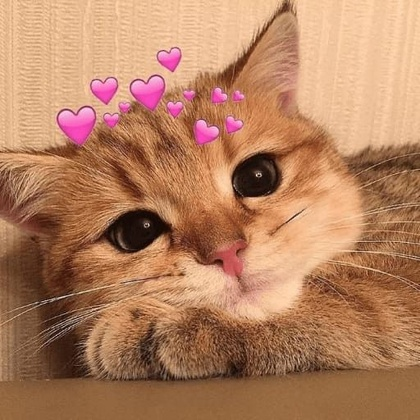
%> input picture Octave/test_img/cat.jpg, 420 x 420 px, shrunk from 512 x 512 before the run
$ octave zad3.m   (GNU Octave 9; MATLAB toolbox functions it lacks are replaced by stand-ins)
%> lines starting %> are read from the running program, lines starting %| are printed output that depends on the picture; in (x1, y1, x2, y2) boxes, pixels count from 0 and x2, y2 are one past the last pixel; in counts of white or black regions, pixels touching at a corner belong together; the program's own positions count from 1
# Za?aduj obraz RGB do Octave뭓.
# Zmodyfikuj macierz tak, aby wszystkie piksele w kolumnach
# od 30 do 50 sta?y si? niebieskie.
# Zapisz wynik.

CAT = imread('test_img/cat.jpg');
%> CAT is the input picture: size 420x420x3 uint8; mean R, G, B 180.4, 129.1, 95.8

[liczba_wierszy, liczba_kolumn, liczba_warstw] = size(CAT);
%> liczba_wierszy = 420; liczba_kolumn = 420; liczba_warstw = 3

red = CAT(:,:,1);
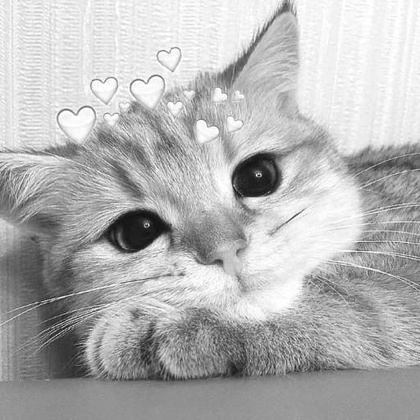
%> red: size 420x420 uint8; min 15, max 255, mean 180.4
green = CAT(:,:,2);
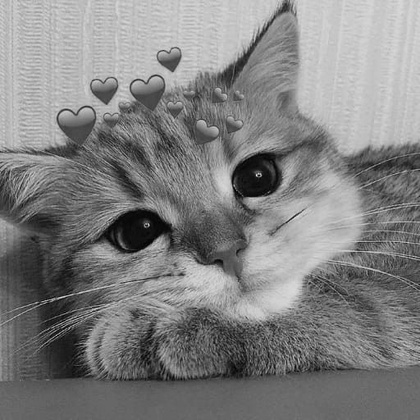
%> green: size 420x420 uint8; min 0, max 240, mean 129.1
blue = CAT(:,:,3);
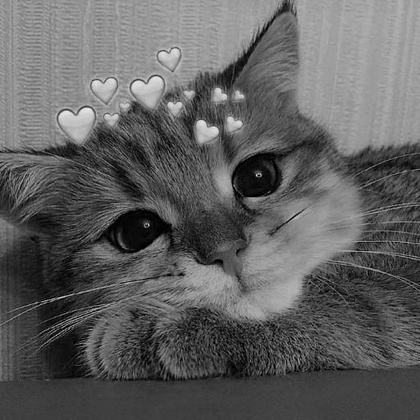
%> blue: size 420x420 uint8; min 0, max 236, mean 95.8

for y = 1:liczba_wierszy
  for x = 30:50
    red(y, x) = 0;
    green(y, x) = 0;
    blue(y, x) = 255;
  end
end
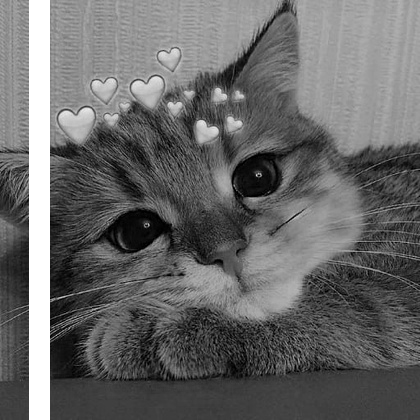
%> blue: size 420x420 uint8; 5% of pixels changed, all inside (x1, y1, x2, y2) = (29, 0, 50, 420)
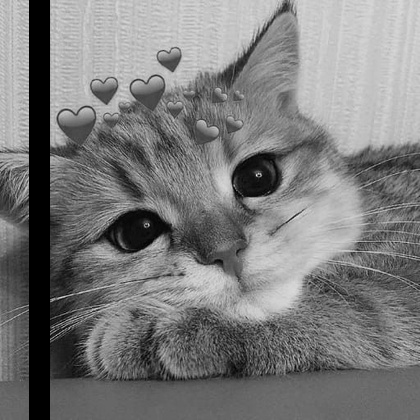
%> green: size 420x420 uint8; 5% of pixels changed, all inside (x1, y1, x2, y2) = (29, 0, 50, 420)
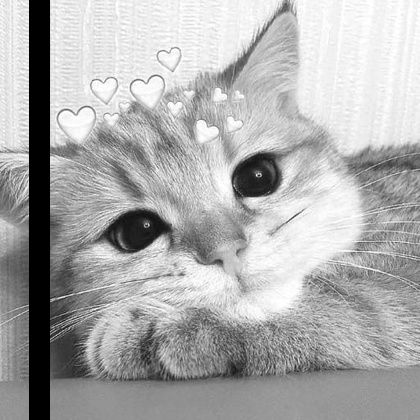
%> red: size 420x420 uint8; 5% of pixels changed, all inside (x1, y1, x2, y2) = (29, 0, 50, 420)

W = cat(3, red, green, blue);
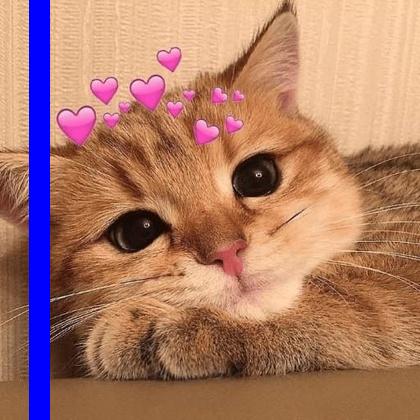
%> W: size 420x420x3 uint8; mean R, G, B 172.4, 123.3, 104.3
clear red green blue;

imwrite(W, 'zad3.png');

$ run again, with Octave/test_img/dog.jpg copied over Octave/test_img/cat.jpg
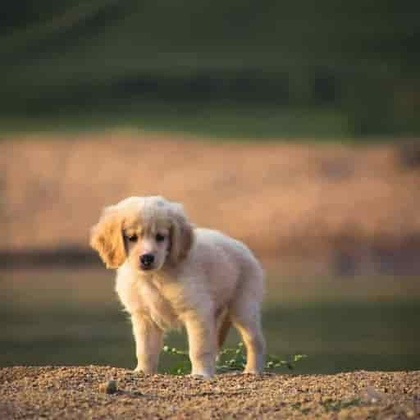
%> input picture Octave/test_img/dog.jpg, 420 x 420 px, shrunk from 512 x 512 before the run
%> CAT is the input picture: size 420x420x3 uint8; mean R, G, B 113.8, 97.3, 74.3
%> after the loop `for y = 1:liczba_wierszy`:
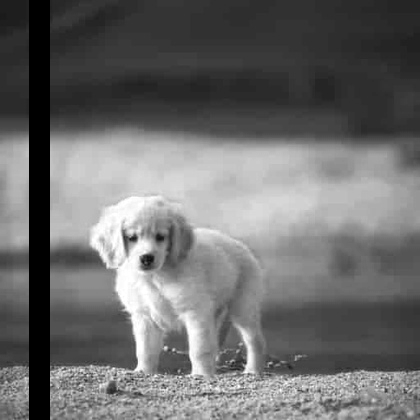
%> red: size 420x420 uint8; min 0, max 255, mean 108.5
%> `W = cat(3, red, green, blue);`:
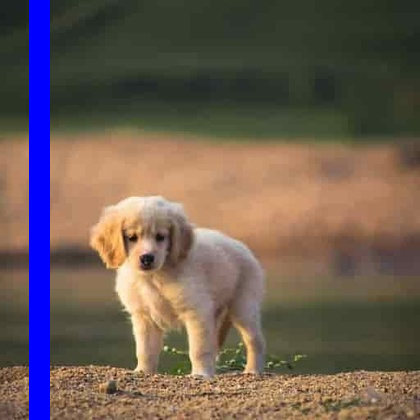
%> W: size 420x420x3 uint8; mean R, G, B 108.5, 92.8, 83.6
